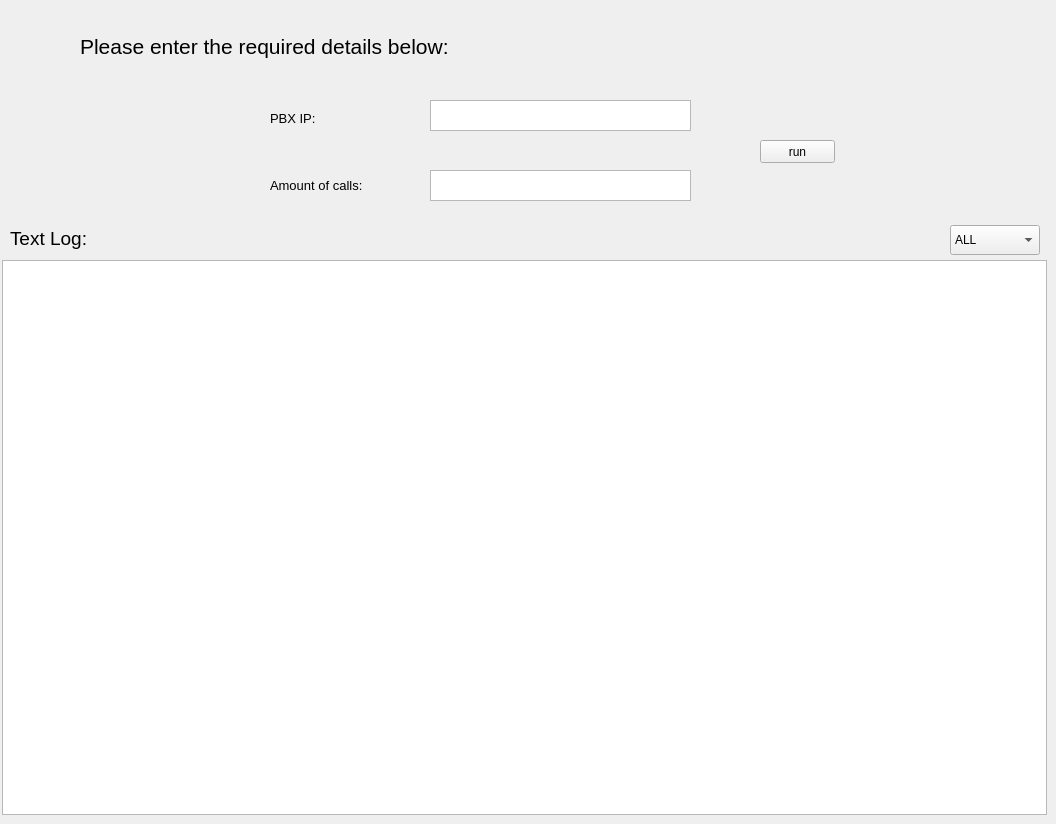
    <widget class="QWidget" name="Auto_Tests">
     <attribute name="title">
      <string>Auto Tests</string>
     </attribute>
     <widget class="QLabel" name="auto_tests_main_label">
      <property name="geometry">
       <rect>
        <x>80</x>
        <y>30</y>
        <width>475</width>
        <height>33</height>
       </rect>
      </property>
      <property name="text">
       <string>&lt;html&gt;&lt;head/&gt;&lt;body&gt;&lt;p&gt;&lt;span style=&quot; font-size:16pt;&quot;&gt;Please enter the required details below:&lt;/span&gt;&lt;/p&gt;&lt;/body&gt;&lt;/html&gt;</string>
      </property>
     </widget>
     <widget class="QTextEdit" name="auto_tests_pbx_ip_edit_text">
      <property name="geometry">
       <rect>
        <x>430</x>
        <y>100</y>
        <width>261</width>
        <height>31</height>
       </rect>
      </property>
     </widget>
     <widget class="QTextEdit" name="auto_tests_amout_edit_text">
      <property name="geometry">
       <rect>
        <x>430</x>
        <y>170</y>
        <width>261</width>
        <height>31</height>
       </rect>
      </property>
     </widget>
     <widget class="QPushButton" name="auto_tests_button">
      <property name="geometry">
       <rect>
        <x>760</x>
        <y>140</y>
        <width>75</width>
        <height>23</height>
       </rect>
      </property>
      <property name="text">
       <string>run</string>
      </property>
     </widget>
     <widget class="QLabel" name="auto_tests_pbx_ip_label">
      <property name="geometry">
       <rect>
        <x>270</x>
        <y>103</y>
        <width>61</width>
        <height>31</height>
       </rect>
      </property>
      <property name="text">
       <string>&lt;html&gt;&lt;head/&gt;&lt;body&gt;&lt;p&gt;&lt;span style=&quot; font-size:10pt;&quot;&gt;PBX IP:&lt;/span&gt;&lt;/p&gt;&lt;/body&gt;&lt;/html&gt;</string>
      </property>
     </widget>
     <widget class="QLabel" name="auto_tests_amout_label">
      <property name="geometry">
       <rect>
        <x>270</x>
        <y>175</y>
        <width>125</width>
        <height>21</height>
       </rect>
      </property>
      <property name="text">
       <string>&lt;html&gt;&lt;head/&gt;&lt;body&gt;&lt;p&gt;&lt;span style=&quot; font-size:10pt;&quot;&gt;Amount of calls:&lt;/span&gt;&lt;/p&gt;&lt;/body&gt;&lt;/html&gt;</string>
      </property>
     </widget>
     <widget class="QTextBrowser" name="auto_tests_log_text_browser">
      <property name="geometry">
       <rect>
        <x>2</x>
        <y>260</y>
        <width>1045</width>
        <height>555</height>
       </rect>
      </property>
     </widget>
     <widget class="QLabel" name="auto_tests_log_label">
      <property name="geometry">
       <rect>
        <x>10</x>
        <y>225</y>
        <width>100</width>
        <height>28</height>
       </rect>
      </property>
      <property name="text">
       <string>&lt;html&gt;&lt;head/&gt;&lt;body&gt;&lt;p&gt;&lt;span style=&quot; font-size:14pt;&quot;&gt;Text Log:&lt;/span&gt;&lt;/p&gt;&lt;/body&gt;&lt;/html&gt;</string>
      </property>
     </widget>
     <widget class="QComboBox" name="comboBox">
      <property name="geometry">
       <rect>
        <x>950</x>
        <y>225</y>
        <width>90</width>
        <height>30</height>
       </rect>
      </property>
      <item>
       <property name="text">
        <string>ALL</string>
       </property>
      </item>
      <item>
       <property name="text">
        <string>INFO</string>
       </property>
      </item>
      <item>
       <property name="text">
        <string>ERROR</string>
       </property>
      </item>
      <item>
       <property name="text">
        <string>CRITICAL</string>
       </property>
      </item>
      <item>
       <property name="text">
        <string>WARNING</string>
       </property>
      </item>
      <item>
       <property name="text">
        <string>DEBUG</string>
       </property>
      </item>
      <item>
       <property name="text">
        <string>NOTICE</string>
       </property>
      </item>
     </widget>
    </widget>
